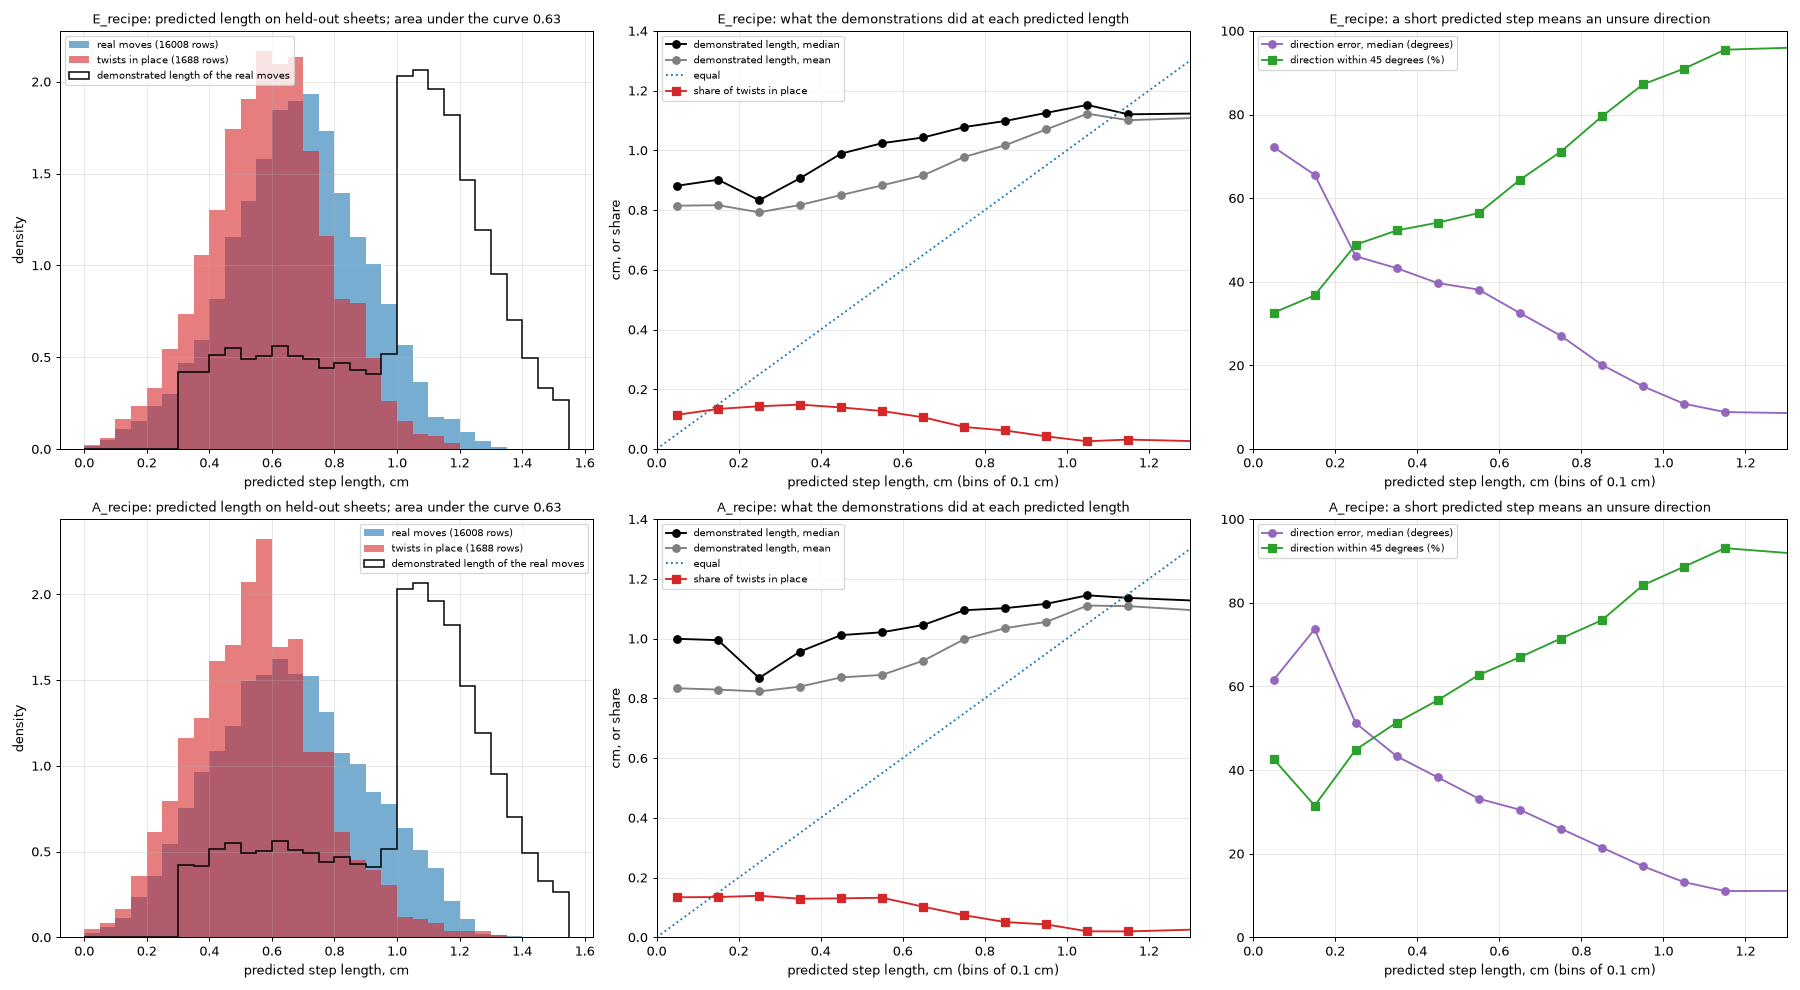

This figure's Python source:
"""
What the PREDICTED step length is worth, measured offline on sheets the model never saw (no robot, no training).

The six fold models of each recipe were run on their held-out sheets by fold_model_outputs.py. For every held-out
picture this script compares the predicted exact step (its length, direction and twist) with the demonstrated step of
the same row (the cleaned labels the models were trained and scored on):
    1. does the predicted length tell a demonstrated twist in place (tip move under 0.3 cm, twist of 3 degrees or
       more) from a real move (distributions, the area under the curve, thresholds and their two error rates);
    2. what gain maps the predicted onto the demonstrated length for moving rows;
    3. what the demonstrations did where the model predicts a short step (binned), and how good the predicted
       direction is there;
    4. how much the forearm turns per centimetre of tip travel under each way of choosing the length;
    5. how far each length rule lands from the demonstrated next tip position, one step ahead;
    6. the numbers behind the stall guard: how little a demonstration ever moved over a run of steps, and how often the
       model itself would stand still on demonstrated pictures;
    7. the first bend of sheet 03 seen by the fold model that never saw sheet 03: the forearm turn per centimetre it
       asks for on the demonstrations' pictures, with its own length and with a fixed 1 cm.

Run from this folder after fold_model_outputs.py:
    python 03_predicted_length_offline.py
Writes 03_predicted_length_offline.out.txt, 03_predicted_length_bins.csv and 03_predicted_length_offline.png.
"""

from typing import Dict, List

import matplotlib
matplotlib.use("Agg")
import numpy
import pandas

from matplotlib import pyplot

import step_length_common as common

from config import TRAINING_TARGET_PARAMETERS
from training_targets import load_training_frames

OFFLINE_PARAMETERS = {
    "recipes": ["E_recipe", "A_recipe"],
    "thresholds_cm": [0.15, 0.2, 0.25, 0.3, 0.35, 0.4, 0.5],
    "length_bins_cm": [0.0, 0.1, 0.2, 0.3, 0.4, 0.5, 0.6, 0.7, 0.8, 0.9, 1.0, 1.1, 1.2, 3.0],
    # the length rules compared: name, gain on the predicted length, clamp (cm); "fixed" is the driver of 11.11.26
    "rules": [{"name": "fixed 1.0 cm (driver of 11.11.26)", "fixed_cm": 1.0},
              {"name": "predicted length, gain 1.0, at most 1.2 cm", "gain": 1.0, "least_cm": 0.0, "most_cm": 1.2},
              {"name": "gain 1.5, at most 1.0 cm", "gain": 1.5, "least_cm": 0.0, "most_cm": 1.0},
              {"name": "report 4.4 backup: gain 1.6, clamped 0.5 to 1.5 cm", "gain": 1.6, "least_cm": 0.5, "most_cm": 1.5}],
    # a bend row: the demonstration twisted the forearm by at least this much on the step
    "bend_twist_deg": 5.0,
    # the stall guard's window lengths tried, and its candidate limits
    "window_steps": [4, 6, 8],
    "stall_net_move_cm": 1.0,
    "stall_net_turn_deg": 10.0,
    "no_opinion_cm": 0.15,
    "no_opinion_twist_deg": 1.5,
    # the first bend of sheet 03 (end A, standard start): the rows until the forearm has turned this far from its start
    "first_bend": {"sheet": "path_03", "start_end": "A", "start_kind": "STD", "turn_deg": 60.0}
}



def held_out_table(recipe_name: str) -> pandas.DataFrame:
    """
    Return the cleaned training rows with the fold models' predictions on their held-out sheets joined on.

    Returns
    -------
    pandas.DataFrame
        The rows of ``load_training_frames`` (audit cleaning on) with "step_cm", "twist" (demonstrated), "kind"
        ("move", "twist_in_place", "still" or "stop"), "predicted_cm", "predicted_forward_cm", "predicted_left_cm",
        "predicted_twist" and "direction_error_deg" (between the predicted and the demonstrated step direction).
    """

    target_parameters = dict(TRAINING_TARGET_PARAMETERS)
    target_parameters["is_audit_cleaning"] = True
    frames = load_training_frames(target_parameters)
    outputs = numpy.load(common.EVIDENCE_FOLDER / f"fold_outputs_{recipe_name}.npz")
    position = pandas.Series(numpy.arange(len(outputs["frame_index"])), index = outputs["frame_index"])
    exact = outputs["exact"][position.loc[frames["frame_index"].to_numpy()].to_numpy()]
    frames["forward_cm"] = 100.0 * frames["tip_forward_m"].fillna(0.0)
    frames["left_cm"] = 100.0 * frames["tip_left_m"].fillna(0.0)
    frames["step_cm"] = numpy.hypot(frames["forward_cm"], frames["left_cm"])
    frames["twist"] = frames["forearm_change_deg"].fillna(0.0)
    frames["predicted_forward_cm"] = exact[:, 0]
    frames["predicted_left_cm"] = exact[:, 1]
    frames["predicted_cm"] = numpy.hypot(exact[:, 0], exact[:, 1])
    frames["predicted_twist"] = exact[:, 2]
    is_twist_in_place = (frames["step_cm"] < common.STEP_LENGTH_PARAMETERS["twist_in_place_tip_cm"]) & (frames["twist"].abs() >= common.STEP_LENGTH_PARAMETERS["twist_in_place_twist_deg"])
    frames["kind"] = numpy.where(frames["action"] == "stop", "stop",
                                 numpy.where(frames["step_cm"] >= common.STEP_LENGTH_PARAMETERS["twist_in_place_tip_cm"], "move",
                                             numpy.where(is_twist_in_place, "twist_in_place", "still")))
    difference = numpy.degrees(numpy.arctan2(frames["predicted_left_cm"], frames["predicted_forward_cm"]) - numpy.arctan2(frames["left_cm"], frames["forward_cm"]))
    frames["direction_error_deg"] = numpy.abs((difference + 180.0) % 360.0 - 180.0)
    return frames



def area_under_curve(positives: numpy.ndarray, negatives: numpy.ndarray) -> float:
    """Return the chance that a random positive value is larger than a random negative one (ties count half)."""

    ranks = pandas.Series(numpy.r_[positives, negatives]).rank().to_numpy()
    return float((ranks[:len(positives)].sum() - len(positives) * (len(positives) + 1) / 2.0) / (len(positives) * len(negatives)))



def rule_lengths(predicted_cm: numpy.ndarray, rule: Dict) -> numpy.ndarray:
    """Return the step length a rule gives for each predicted length."""

    if "fixed_cm" in rule:
        return numpy.full(len(predicted_cm), rule["fixed_cm"])
    return numpy.clip(rule["gain"] * predicted_cm, rule["least_cm"], rule["most_cm"])



def window_table(
        rows: pandas.DataFrame,
        window: int
) -> pandas.DataFrame:
    """
    Return, for every run of ``window`` consecutive non-stop rows of one episode, how far the tip really got and how
    far the model's own steps would have carried it (the predicted steps of the same pictures, added up on the table).

    Returns
    -------
    pandas.DataFrame
        "net_move_cm" and "net_turn_deg" (demonstrated, from the first row of the window to the row after its last),
        "predicted_net_move_cm" and "predicted_net_turn_deg".
    """

    results = []
    for _, group in rows.groupby("episode_id", sort = False):
        group = group[group["kind"] != "stop"]
        if len(group) <= window:
            continue
        heading = numpy.radians(group["picture_heading_deg"].to_numpy())
        # the picture's left is 90 degrees counter-clockwise of its up (RECORDING_PARAMETERS["picture_left_sign"] is 1)
        step_x = group["predicted_forward_cm"].to_numpy() * numpy.cos(heading) - group["predicted_left_cm"].to_numpy() * numpy.sin(heading)
        step_y = group["predicted_forward_cm"].to_numpy() * numpy.sin(heading) + group["predicted_left_cm"].to_numpy() * numpy.cos(heading)
        sums = numpy.cumsum(numpy.column_stack([step_x, step_y, group["predicted_twist"].to_numpy()]), axis = 0)
        sums = numpy.vstack([numpy.zeros(3), sums])
        tip = 100.0 * group[["tip_x_m", "tip_y_m"]].to_numpy()
        joint_4 = numpy.degrees(group["joint_4"].to_numpy())
        first = numpy.arange(0, len(group) - window)
        predicted = sums[first + window] - sums[first]
        results.append(pandas.DataFrame({
            "sheet": group["sheet"].iloc[0],
            "net_move_cm": numpy.hypot(tip[first + window, 0] - tip[first, 0], tip[first + window, 1] - tip[first, 1]),
            "net_turn_deg": numpy.abs(joint_4[first + window] - joint_4[first]),
            "predicted_net_move_cm": numpy.hypot(predicted[:, 0], predicted[:, 1]),
            "predicted_net_turn_deg": numpy.abs(predicted[:, 2])}))
    return pandas.concat(results, ignore_index = True)



def first_bend_table(
        frames: pandas.DataFrame,
        parameters: Dict
) -> pandas.DataFrame:
    """
    Return, per demonstration of the first-bend group, what the fold model asks for on the demonstration's own
    pictures until the forearm has turned "turn_deg": travel and turn, demonstrated and predicted.

    Returns
    -------
    pandas.DataFrame
        "plan", "rows", "demonstrated_travel_cm", "demonstrated_turn_deg", "predicted_travel_cm", "predicted_turn_deg",
        the three turns per centimetre (demonstrated, predicted twist over predicted length, predicted twist over a
        fixed 1 cm per row) and the medians of the predicted length and twist.
    """

    bend = parameters["first_bend"]
    selected = frames[(frames["sheet"] == bend["sheet"]) & (frames["start_kind"] == bend["start_kind"]) & (frames["start_end"] == bend["start_end"])]
    results = []
    for _, group in selected.groupby("episode_id", sort = False):
        group = group[group["kind"] != "stop"]
        turn = numpy.degrees(group["joint_4"].to_numpy())
        reached = numpy.flatnonzero(numpy.abs(turn - turn[0]) >= bend["turn_deg"])
        stretch = group.iloc[:int(reached[0]) if len(reached) else len(group)]
        results.append({"plan": group["plan_number"].iloc[0], "rows": len(stretch),
                        "demonstrated_travel_cm": stretch["step_cm"].sum(), "demonstrated_turn_deg": stretch["twist"].sum(),
                        "predicted_travel_cm": stretch["predicted_cm"].sum(), "predicted_turn_deg": stretch["predicted_twist"].sum(),
                        "demonstrated_deg_per_cm": abs(stretch["twist"].sum()) / stretch["step_cm"].sum(),
                        "own_length_deg_per_cm": abs(stretch["predicted_twist"].sum()) / stretch["predicted_cm"].sum(),
                        "fixed_1_cm_deg_per_cm": abs(stretch["predicted_twist"].sum()) / len(stretch),
                        "predicted_length_median_cm": stretch["predicted_cm"].median(), "predicted_twist_median_deg": stretch["predicted_twist"].median()})
    return pandas.DataFrame(results)



def main() -> None:

    settings = dict(OFFLINE_PARAMETERS)
    lines: List[str] = []
    pandas.set_option("display.width", 250)
    figure, axes = pyplot.subplots(2, 3, figsize = (20, 11))
    for recipe_number, recipe_name in enumerate(settings["recipes"]):
        frames = held_out_table(recipe_name)
        rows = frames[frames["kind"] != "stop"]
        moves = rows[rows["kind"] == "move"]
        twists = rows[rows["kind"] == "twist_in_place"]
        common.print_and_keep(lines, "=" * 110)
        common.print_and_keep(lines, f"{recipe_name}: six fold models on their held-out sheets, {len(frames)} pictures, {len(rows)} without the stop rows "
                                     "[measured: fold_outputs npz against the cleaned labels]")
        common.print_and_keep(lines, "=" * 110)
        common.print_and_keep(lines, f"demonstrated step (cleaned rows): median {rows['step_cm'].median():.2f} cm, mean {rows['step_cm'].mean():.2f}; under 0.5 cm "
                                     f"{100 * (rows['step_cm'] < 0.5).mean():.1f} %, under 0.3 cm {100 * (rows['step_cm'] < 0.3).mean():.1f} %, under 0.2 cm {100 * (rows['step_cm'] < 0.2).mean():.1f} %; "
                                     f"90th, 95th and 99th percentile {rows['step_cm'].quantile(0.9):.2f}, {rows['step_cm'].quantile(0.95):.2f}, {rows['step_cm'].quantile(0.99):.2f} cm; "
                                     f"steps with a twist of 6 degrees or more: median {rows.loc[rows['twist'].abs() >= 6.0, 'step_cm'].median():.2f} cm")
        common.print_and_keep(lines, f"predicted length: median {rows['predicted_cm'].median():.2f} cm, mean {rows['predicted_cm'].mean():.2f}; under 0.3 cm "
                                     f"{100 * (rows['predicted_cm'] < 0.3).mean():.1f} %, over 1.2 cm {100 * (rows['predicted_cm'] > 1.2).mean():.2f} %, largest {rows['predicted_cm'].max():.2f} cm")
        common.print_and_keep(lines)

        common.print_and_keep(lines, "1. TWISTS IN PLACE AGAINST REAL MOVES")
        kinds = rows.groupby(["sheet", "kind"]).size().unstack(fill_value = 0)
        common.print_and_keep(lines, kinds.to_string())
        for kind, group in rows.groupby("kind"):
            percentiles = numpy.percentile(group["predicted_cm"], [5, 25, 50, 75, 95])
            common.print_and_keep(lines, f"   {kind:15s} rows {len(group):6d}: predicted length 5th to 95th percentile {percentiles[0]:.2f} {percentiles[1]:.2f} {percentiles[2]:.2f} "
                                         f"{percentiles[3]:.2f} {percentiles[4]:.2f} cm; demonstrated median {group['step_cm'].median():.2f} cm; "
                                         f"twist size median predicted {group['predicted_twist'].abs().median():.2f}, demonstrated {group['twist'].abs().median():.2f} degrees")
        auc_all = area_under_curve(moves["predicted_cm"].to_numpy(), twists["predicted_cm"].to_numpy())
        common.print_and_keep(lines, f"   area under the curve, predicted length as the score (1.0 = perfect, 0.5 = chance): {auc_all:.3f}; per held-out sheet: " + ", ".join(
            f"{sheet[-2:]} {area_under_curve(group.loc[group['kind'] == 'move', 'predicted_cm'].to_numpy(), group.loc[group['kind'] == 'twist_in_place', 'predicted_cm'].to_numpy()):.3f}"
            for sheet, group in rows.groupby("sheet")))
        twist_ratio = (rows["predicted_twist"].abs() / numpy.maximum(rows["predicted_cm"], 0.05))
        auc_ratio = area_under_curve(twist_ratio[rows["kind"] == "twist_in_place"].to_numpy(), twist_ratio[rows["kind"] == "move"].to_numpy())
        common.print_and_keep(lines, f"   for comparison, predicted twist size divided by predicted length as the score: {auc_ratio:.3f}")
        best = None
        for threshold in settings["thresholds_cm"]:
            missed = float((twists["predicted_cm"] >= threshold).mean())
            false = float((moves["predicted_cm"] < threshold).mean())
            flagged = rows[rows["predicted_cm"] < threshold]
            common.print_and_keep(lines, f"   threshold {threshold:.2f} cm: twists in place predicted at or above it (missed) {100 * missed:5.1f} %; real moves predicted under it "
                                         f"(would be frozen) {100 * false:5.1f} %; of the {len(flagged)} rows under it, {100 * (flagged['kind'] == 'twist_in_place').mean():.1f} % are twists in place")
            if best is None or abs(missed - false) < best[0]:
                best = (abs(missed - false), threshold, missed, false)
        order = numpy.sort(rows["predicted_cm"].to_numpy())
        candidates = order[::20]
        errors = [(abs(float((twists["predicted_cm"] >= value).mean()) - float((moves["predicted_cm"] < value).mean())), value) for value in candidates]
        balanced = min(errors)[1]
        common.print_and_keep(lines, f"   the threshold with equal error rates is {balanced:.2f} cm: {100 * (twists['predicted_cm'] >= balanced).mean():.1f} % of the twists in place missed, "
                                     f"{100 * (moves['predicted_cm'] < balanced).mean():.1f} % of the real moves frozen")
        common.print_and_keep(lines)

        common.print_and_keep(lines, "2. THE GAIN FROM PREDICTED TO DEMONSTRATED LENGTH, moving rows (tip move of 0.3 cm or more)")
        gains = []
        for sheet, group in moves.groupby("sheet"):
            gains.append({"held_out_sheet": sheet[-2:], "rows": len(group), "median_of_ratios": (group["step_cm"] / group["predicted_cm"]).median(),
                          "ratio_of_medians": group["step_cm"].median() / group["predicted_cm"].median(), "ratio_of_means": group["step_cm"].mean() / group["predicted_cm"].mean(),
                          "predicted_median_cm": group["predicted_cm"].median(), "demonstrated_median_cm": group["step_cm"].median()})
        gains.append({"held_out_sheet": "all", "rows": len(moves), "median_of_ratios": (moves["step_cm"] / moves["predicted_cm"]).median(),
                      "ratio_of_medians": moves["step_cm"].median() / moves["predicted_cm"].median(), "ratio_of_means": moves["step_cm"].mean() / moves["predicted_cm"].mean(),
                      "predicted_median_cm": moves["predicted_cm"].median(), "demonstrated_median_cm": moves["step_cm"].median()})
        common.print_and_keep(lines, pandas.DataFrame(gains).round(3).to_string(index = False))
        common.print_and_keep(lines)

        common.print_and_keep(lines, "3. WHAT THE DEMONSTRATIONS DID WHERE THE MODEL PREDICTS A SHORT STEP (all rows but the stop rows, by predicted length)")
        binned = rows.assign(bin = pandas.cut(rows["predicted_cm"], settings["length_bins_cm"]))
        is_clear_move = binned["step_cm"] >= 0.5
        table = binned.groupby("bin", observed = True).agg(
            rows = ("step_cm", "size"), demonstrated_median_cm = ("step_cm", "median"), demonstrated_mean_cm = ("step_cm", "mean"),
            twist_in_place_share = ("kind", lambda values: (values == "twist_in_place").mean()),
            demonstrated_twist_size_median = ("twist", lambda values: values.abs().median()),
            predicted_twist_size_median = ("predicted_twist", lambda values: values.abs().median()))
        table["direction_error_median_deg"] = binned[is_clear_move].groupby("bin", observed = True)["direction_error_deg"].median()
        table["direction_within_45_share"] = binned[is_clear_move].groupby("bin", observed = True)["direction_error_deg"].apply(lambda values: (values <= 45.0).mean())
        common.print_and_keep(lines, table.round(3).to_string())
        common.print_and_keep(lines, "   (direction error: between the predicted and the demonstrated step direction, rows whose demonstrated tip move is 0.5 cm or more)")
        table.round(4).to_csv(common.EVIDENCE_FOLDER / f"03_predicted_length_bins_{recipe_name}.csv")
        mean_vector = numpy.hypot(rows["forward_cm"].mean(), rows["left_cm"].mean())
        common.print_and_keep(lines, f"   why the predicted length is short: mean demonstrated length {rows['step_cm'].mean():.2f} cm, mean predicted length {rows['predicted_cm'].mean():.2f} cm; "
                                     f"correlation of predicted with demonstrated length {numpy.corrcoef(rows['predicted_cm'], rows['step_cm'])[0, 1]:.2f}, "
                                     f"of predicted length with the direction error (clear moves) {numpy.corrcoef(rows.loc[rows['step_cm'] >= 0.5, 'predicted_cm'], rows.loc[rows['step_cm'] >= 0.5, 'direction_error_deg'])[0, 1]:.2f}")
        common.print_and_keep(lines)

        common.print_and_keep(lines, "4. FOREARM TURN PER CENTIMETRE OF TIP TRAVEL (sum of twist sizes over sum of step lengths), per held-out sheet")
        turning = []
        for sheet, group in list(rows.groupby("sheet")) + [("all", rows)]:
            entry = {"held_out_sheet": sheet[-2:] if sheet != "all" else "all", "demonstrated_deg_per_cm": group["twist"].abs().sum() / group["step_cm"].sum(),
                     "demonstrated_step_mean_cm": group["step_cm"].mean(), "predicted_step_mean_cm": group["predicted_cm"].mean(),
                     "demonstrated_twist_mean_deg": group["twist"].abs().mean(), "predicted_twist_mean_deg": group["predicted_twist"].abs().mean()}
            for rule in settings["rules"]:
                entry[rule["name"]] = (group["predicted_twist"].abs().sum() / rule_lengths(group["predicted_cm"].to_numpy(), rule).sum()) / entry["demonstrated_deg_per_cm"]
            turning.append(entry)
        turning = pandas.DataFrame(turning)
        common.print_and_keep(lines, turning.iloc[:, :6].round(3).to_string(index = False))
        common.print_and_keep(lines, "   predicted twist per centimetre of each rule's travel, as a share of the demonstrated turn per centimetre (1.0 = as demonstrated):")
        common.print_and_keep(lines, turning[["held_out_sheet"] + [rule["name"] for rule in settings["rules"]]].round(3).to_string(index = False))
        common.print_and_keep(lines, f"   shrink of the two outputs against the demonstrations (all sheets): step length {rows['predicted_cm'].mean() / rows['step_cm'].mean():.2f}, "
                                     f"twist size {rows['predicted_twist'].abs().mean() / rows['twist'].abs().mean():.2f}")
        common.print_and_keep(lines)

        common.print_and_keep(lines, "5. ONE STEP AHEAD: distance between where each rule puts the tip and where the demonstration put it (cm)")
        direction = numpy.column_stack([rows["predicted_forward_cm"], rows["predicted_left_cm"]]) / numpy.maximum(rows["predicted_cm"].to_numpy()[:, None], 1e-9)
        demonstrated = numpy.column_stack([rows["forward_cm"], rows["left_cm"]])
        groups = {"all rows": numpy.ones(len(rows), dtype = bool), f"bend rows (demonstrated twist of {settings['bend_twist_deg']:.0f} degrees or more)": (rows["twist"].abs() >= settings["bend_twist_deg"]).to_numpy(),
                  "straight rows (demonstrated twist under 2 degrees)": (rows["twist"].abs() < 2.0).to_numpy(), "twists in place": (rows["kind"] == "twist_in_place").to_numpy()}
        landing = []
        for rule in settings["rules"]:
            error = numpy.linalg.norm(rule_lengths(rows["predicted_cm"].to_numpy(), rule)[:, None] * direction - demonstrated, axis = 1)
            entry = {"rule": rule["name"], "mean_step_cm": rule_lengths(rows["predicted_cm"].to_numpy(), rule).mean()}
            for name, mask in groups.items():
                entry[f"{name}: mean"] = error[mask].mean()
                entry[f"{name}: median"] = numpy.median(error[mask])
            landing.append(entry)
        landing = pandas.DataFrame(landing)
        for name, mask in groups.items():
            common.print_and_keep(lines, f"   {name} ({int(mask.sum())} rows):")
            common.print_and_keep(lines, landing[["rule", "mean_step_cm", f"{name}: mean", f"{name}: median"]].round(3).to_string(index = False))
        common.print_and_keep(lines)

        common.print_and_keep(lines, "6. NUMBERS FOR THE STALL GUARD")
        is_no_opinion = (rows["predicted_cm"] < settings["no_opinion_cm"]) & (rows["predicted_twist"].abs() < settings["no_opinion_twist_deg"])
        common.print_and_keep(lines, f"   rows where the model asks for under {settings['no_opinion_cm']} cm and under {settings['no_opinion_twist_deg']} degrees ('no opinion'): "
                                     f"{int(is_no_opinion.sum())} of {len(rows)} ({100 * is_no_opinion.mean():.2f} %); the demonstrations there moved a median {rows.loc[is_no_opinion, 'step_cm'].median():.2f} cm "
                                     f"and twisted a median {rows.loc[is_no_opinion, 'twist'].abs().median():.2f} degrees")
        for window in settings["window_steps"]:
            windows = window_table(frames, window)
            is_still = (windows["net_move_cm"] < settings["stall_net_move_cm"]) & (windows["net_turn_deg"] < settings["stall_net_turn_deg"])
            is_predicted_still = (windows["predicted_net_move_cm"] < settings["stall_net_move_cm"]) & (windows["predicted_net_turn_deg"] < settings["stall_net_turn_deg"])
            common.print_and_keep(lines, f"   windows of {window} steps ({len(windows)}): demonstrated net tip move 1st, 5th, 50th percentile "
                                         f"{windows['net_move_cm'].quantile(0.01):.2f}, {windows['net_move_cm'].quantile(0.05):.2f}, {windows['net_move_cm'].median():.2f} cm; "
                                         f"net forearm turn 50th, 95th percentile {windows['net_turn_deg'].median():.1f}, {windows['net_turn_deg'].quantile(0.95):.1f} degrees; "
                                         f"under {settings['stall_net_move_cm']} cm AND under {settings['stall_net_turn_deg']:.0f} degrees: demonstrated {100 * is_still.mean():.2f} % of the windows, "
                                         f"the model's own steps on the same pictures {100 * is_predicted_still.mean():.2f} % "
                                         f"(model net move median {windows['predicted_net_move_cm'].median():.2f} cm)")
        common.print_and_keep(lines)

        common.print_and_keep(lines, "7. THE FIRST BEND OF SHEET 03 AS AN UNSEEN SHEET (the fold model without sheet 03 on the demonstrations' pictures, until the forearm has turned 60 degrees)")
        bend = first_bend_table(frames, settings)
        common.print_and_keep(lines, bend.round(2).to_string(index = False))
        middle = bend.drop(columns = "plan").median()
        common.print_and_keep(lines, f"   medians: demonstrated {middle['demonstrated_deg_per_cm']:.2f} degrees per cm; the model's twist over its own length {middle['own_length_deg_per_cm']:.2f} "
                                     f"({middle['own_length_deg_per_cm'] / middle['demonstrated_deg_per_cm']:.2f} of the demonstrated); over a fixed 1 cm {middle['fixed_1_cm_deg_per_cm']:.2f} "
                                     f"({middle['fixed_1_cm_deg_per_cm'] / middle['demonstrated_deg_per_cm']:.2f}); predicted length median {middle['predicted_length_median_cm']:.2f} cm, "
                                     f"predicted twist median {middle['predicted_twist_median_deg']:.2f} degrees")
        common.print_and_keep(lines)

        # figures: the two distributions, what the demonstrations did per predicted length, and the direction error
        axis = axes[recipe_number, 0]
        bins = numpy.arange(0.0, 1.6, 0.05)
        axis.hist(moves["predicted_cm"], bins = bins, density = True, alpha = 0.6, color = "tab:blue", label = f"real moves ({len(moves)} rows)")
        axis.hist(twists["predicted_cm"], bins = bins, density = True, alpha = 0.6, color = "tab:red", label = f"twists in place ({len(twists)} rows)")
        axis.hist(moves["step_cm"], bins = bins, density = True, histtype = "step", color = "black", linewidth = 1.2, label = "demonstrated length of the real moves")
        axis.set_xlabel("predicted step length, cm")
        axis.set_ylabel("density")
        axis.set_title(f"{recipe_name}: predicted length on held-out sheets; area under the curve {auc_all:.2f}", fontsize = 10)
        axis.legend(fontsize = 8)
        axis.grid(True, alpha = 0.3)
        axis = axes[recipe_number, 1]
        centres = [interval.mid for interval in table.index]
        axis.plot(centres, table["demonstrated_median_cm"], marker = "o", color = "black", label = "demonstrated length, median")
        axis.plot(centres, table["demonstrated_mean_cm"], marker = "o", color = "grey", label = "demonstrated length, mean")
        axis.plot([0, 1.3], [0, 1.3], color = "tab:blue", linestyle = ":", label = "equal")
        axis.plot(centres, table["twist_in_place_share"], marker = "s", color = "tab:red", label = "share of twists in place")
        axis.set_xlim(0, 1.3)
        axis.set_ylim(0, 1.4)
        axis.set_xlabel("predicted step length, cm (bins of 0.1 cm)")
        axis.set_ylabel("cm, or share")
        axis.set_title(f"{recipe_name}: what the demonstrations did at each predicted length", fontsize = 10)
        axis.legend(fontsize = 8)
        axis.grid(True, alpha = 0.3)
        axis = axes[recipe_number, 2]
        axis.plot(centres, table["direction_error_median_deg"], marker = "o", color = "tab:purple", label = "direction error, median (degrees)")
        axis.plot(centres, 100.0 * table["direction_within_45_share"], marker = "s", color = "tab:green", label = "direction within 45 degrees (%)")
        axis.set_xlim(0, 1.3)
        axis.set_ylim(0, 100)
        axis.set_xlabel("predicted step length, cm (bins of 0.1 cm)")
        axis.set_title(f"{recipe_name}: a short predicted step means an unsure direction", fontsize = 10)
        axis.legend(fontsize = 8)
        axis.grid(True, alpha = 0.3)

    figure.tight_layout()
    figure.savefig(common.EVIDENCE_FOLDER / "03_predicted_length_offline.png", dpi = 90)
    (common.EVIDENCE_FOLDER / "03_predicted_length_offline.out.txt").write_text("\n".join(lines) + "\n", encoding = "utf-8")



if __name__ == "__main__":
    main()
